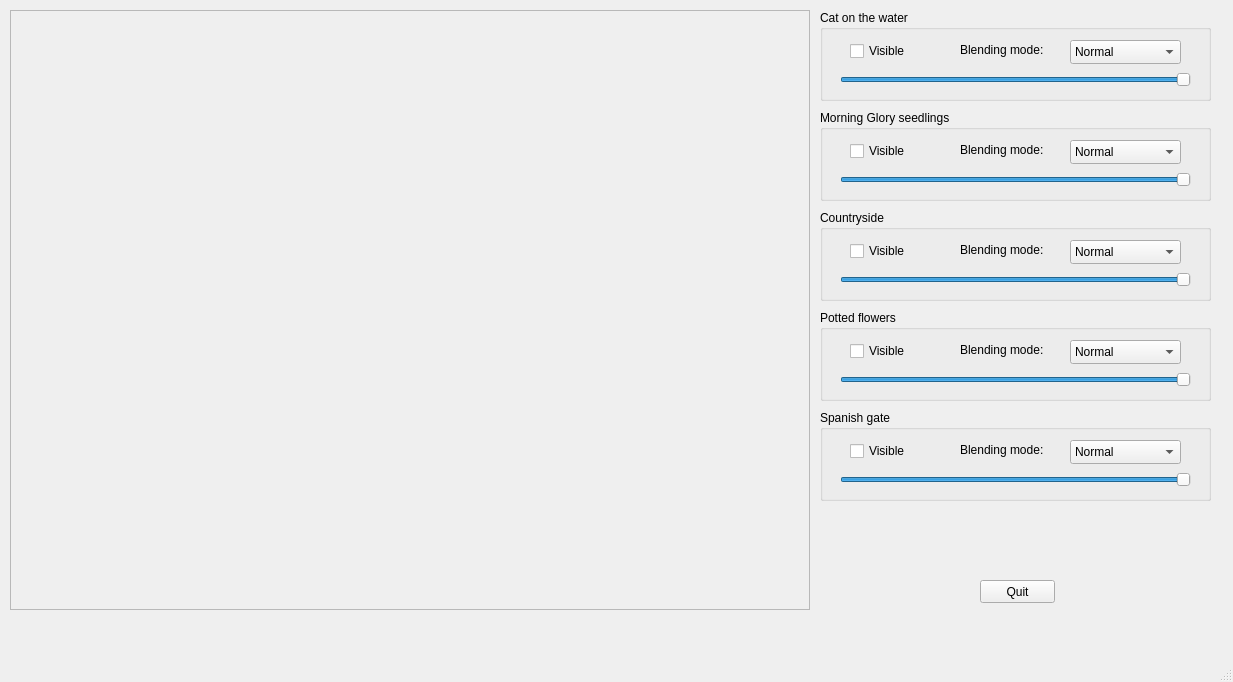
<?xml version="1.0" encoding="UTF-8"?>
<ui version="4.0">
 <class>MyWindow</class>
 <widget class="QMainWindow" name="MyWindow">
  <property name="geometry">
   <rect>
    <x>0</x>
    <y>0</y>
    <width>1233</width>
    <height>682</height>
   </rect>
  </property>
  <property name="windowTitle">
   <string>MyWindow</string>
  </property>
  <widget class="QWidget" name="centralWidget">
   <widget class="QFrame" name="drawFrame">
    <property name="geometry">
     <rect>
      <x>10</x>
      <y>10</y>
      <width>800</width>
      <height>600</height>
     </rect>
    </property>
    <property name="frameShape">
     <enum>QFrame::StyledPanel</enum>
    </property>
    <property name="frameShadow">
     <enum>QFrame::Raised</enum>
    </property>
   </widget>
   <widget class="QPushButton" name="exitButton">
    <property name="geometry">
     <rect>
      <x>980</x>
      <y>580</y>
      <width>75</width>
      <height>23</height>
     </rect>
    </property>
    <property name="text">
     <string>Quit</string>
    </property>
   </widget>
   <widget class="QGroupBox" name="groupBox_1">
    <property name="geometry">
     <rect>
      <x>820</x>
      <y>10</y>
      <width>391</width>
      <height>91</height>
     </rect>
    </property>
    <property name="title">
     <string>Cat on the water</string>
    </property>
    <widget class="QCheckBox" name="checkBoxVisible01">
     <property name="geometry">
      <rect>
       <x>30</x>
       <y>30</y>
       <width>84</width>
       <height>22</height>
      </rect>
     </property>
     <property name="text">
      <string>Visible</string>
     </property>
    </widget>
    <widget class="QSlider" name="sliderAlpha01">
     <property name="geometry">
      <rect>
       <x>20</x>
       <y>60</y>
       <width>351</width>
       <height>20</height>
      </rect>
     </property>
     <property name="maximum">
      <number>1000</number>
     </property>
     <property name="sliderPosition">
      <number>1000</number>
     </property>
     <property name="orientation">
      <enum>Qt::Horizontal</enum>
     </property>
    </widget>
    <widget class="QComboBox" name="comboBoxMode01">
     <property name="geometry">
      <rect>
       <x>250</x>
       <y>30</y>
       <width>111</width>
       <height>24</height>
      </rect>
     </property>
     <item>
      <property name="text">
       <string>Normal</string>
      </property>
     </item>
     <item>
      <property name="text">
       <string>Lighten only</string>
      </property>
     </item>
     <item>
      <property name="text">
       <string>Darken only</string>
      </property>
     </item>
     <item>
      <property name="text">
       <string>Add</string>
      </property>
     </item>
     <item>
      <property name="text">
       <string>Multiply</string>
      </property>
     </item>
     <item>
      <property name="text">
       <string>Saturation</string>
      </property>
     </item>
     <item>
      <property name="text">
       <string>Grain extract</string>
      </property>
     </item>
    </widget>
    <widget class="QLabel" name="label_1">
     <property name="geometry">
      <rect>
       <x>140</x>
       <y>30</y>
       <width>101</width>
       <height>20</height>
      </rect>
     </property>
     <property name="text">
      <string>Blending mode:</string>
     </property>
    </widget>
   </widget>
   <widget class="QGroupBox" name="groupBox_2">
    <property name="geometry">
     <rect>
      <x>820</x>
      <y>110</y>
      <width>391</width>
      <height>91</height>
     </rect>
    </property>
    <property name="title">
     <string>Morning Glory seedlings</string>
    </property>
    <widget class="QCheckBox" name="checkBoxVisible02">
     <property name="geometry">
      <rect>
       <x>30</x>
       <y>30</y>
       <width>84</width>
       <height>22</height>
      </rect>
     </property>
     <property name="text">
      <string>Visible</string>
     </property>
    </widget>
    <widget class="QSlider" name="sliderAlpha02">
     <property name="geometry">
      <rect>
       <x>20</x>
       <y>60</y>
       <width>351</width>
       <height>20</height>
      </rect>
     </property>
     <property name="maximum">
      <number>1000</number>
     </property>
     <property name="sliderPosition">
      <number>1000</number>
     </property>
     <property name="orientation">
      <enum>Qt::Horizontal</enum>
     </property>
    </widget>
    <widget class="QComboBox" name="comboBoxMode02">
     <property name="geometry">
      <rect>
       <x>250</x>
       <y>30</y>
       <width>111</width>
       <height>24</height>
      </rect>
     </property>
     <item>
      <property name="text">
       <string>Normal</string>
      </property>
     </item>
     <item>
      <property name="text">
       <string>Lighten only</string>
      </property>
     </item>
     <item>
      <property name="text">
       <string>Darken only</string>
      </property>
     </item>
     <item>
      <property name="text">
       <string>Add</string>
      </property>
     </item>
     <item>
      <property name="text">
       <string>Multiply</string>
      </property>
     </item>
     <item>
      <property name="text">
       <string>Saturation</string>
      </property>
     </item>
     <item>
      <property name="text">
       <string>Grain extract</string>
      </property>
     </item>
    </widget>
    <widget class="QLabel" name="label_2">
     <property name="geometry">
      <rect>
       <x>140</x>
       <y>30</y>
       <width>101</width>
       <height>20</height>
      </rect>
     </property>
     <property name="text">
      <string>Blending mode:</string>
     </property>
    </widget>
   </widget>
   <widget class="QGroupBox" name="groupBox_3">
    <property name="geometry">
     <rect>
      <x>820</x>
      <y>210</y>
      <width>391</width>
      <height>91</height>
     </rect>
    </property>
    <property name="title">
     <string>Countryside</string>
    </property>
    <widget class="QCheckBox" name="checkBoxVisible03">
     <property name="geometry">
      <rect>
       <x>30</x>
       <y>30</y>
       <width>84</width>
       <height>22</height>
      </rect>
     </property>
     <property name="text">
      <string>Visible</string>
     </property>
    </widget>
    <widget class="QSlider" name="sliderAlpha03">
     <property name="geometry">
      <rect>
       <x>20</x>
       <y>60</y>
       <width>351</width>
       <height>20</height>
      </rect>
     </property>
     <property name="maximum">
      <number>1000</number>
     </property>
     <property name="sliderPosition">
      <number>1000</number>
     </property>
     <property name="orientation">
      <enum>Qt::Horizontal</enum>
     </property>
    </widget>
    <widget class="QComboBox" name="comboBoxMode03">
     <property name="geometry">
      <rect>
       <x>250</x>
       <y>30</y>
       <width>111</width>
       <height>24</height>
      </rect>
     </property>
     <item>
      <property name="text">
       <string>Normal</string>
      </property>
     </item>
     <item>
      <property name="text">
       <string>Lighten only</string>
      </property>
     </item>
     <item>
      <property name="text">
       <string>Darken only</string>
      </property>
     </item>
     <item>
      <property name="text">
       <string>Add</string>
      </property>
     </item>
     <item>
      <property name="text">
       <string>Multiply</string>
      </property>
     </item>
     <item>
      <property name="text">
       <string>Saturation</string>
      </property>
     </item>
     <item>
      <property name="text">
       <string>Grain extract</string>
      </property>
     </item>
    </widget>
    <widget class="QLabel" name="label_3">
     <property name="geometry">
      <rect>
       <x>140</x>
       <y>30</y>
       <width>101</width>
       <height>20</height>
      </rect>
     </property>
     <property name="text">
      <string>Blending mode:</string>
     </property>
    </widget>
   </widget>
   <widget class="QGroupBox" name="groupBox_4">
    <property name="geometry">
     <rect>
      <x>820</x>
      <y>310</y>
      <width>391</width>
      <height>91</height>
     </rect>
    </property>
    <property name="title">
     <string>Potted flowers</string>
    </property>
    <widget class="QCheckBox" name="checkBoxVisible04">
     <property name="geometry">
      <rect>
       <x>30</x>
       <y>30</y>
       <width>84</width>
       <height>22</height>
      </rect>
     </property>
     <property name="text">
      <string>Visible</string>
     </property>
    </widget>
    <widget class="QSlider" name="sliderAlpha04">
     <property name="geometry">
      <rect>
       <x>20</x>
       <y>60</y>
       <width>351</width>
       <height>20</height>
      </rect>
     </property>
     <property name="maximum">
      <number>1000</number>
     </property>
     <property name="sliderPosition">
      <number>1000</number>
     </property>
     <property name="orientation">
      <enum>Qt::Horizontal</enum>
     </property>
    </widget>
    <widget class="QComboBox" name="comboBoxMode04">
     <property name="geometry">
      <rect>
       <x>250</x>
       <y>30</y>
       <width>111</width>
       <height>24</height>
      </rect>
     </property>
     <item>
      <property name="text">
       <string>Normal</string>
      </property>
     </item>
     <item>
      <property name="text">
       <string>Lighten only</string>
      </property>
     </item>
     <item>
      <property name="text">
       <string>Darken only</string>
      </property>
     </item>
     <item>
      <property name="text">
       <string>Add</string>
      </property>
     </item>
     <item>
      <property name="text">
       <string>Multiply</string>
      </property>
     </item>
     <item>
      <property name="text">
       <string>Saturation</string>
      </property>
     </item>
     <item>
      <property name="text">
       <string>Grain extract</string>
      </property>
     </item>
    </widget>
    <widget class="QLabel" name="label_4">
     <property name="geometry">
      <rect>
       <x>140</x>
       <y>30</y>
       <width>101</width>
       <height>20</height>
      </rect>
     </property>
     <property name="text">
      <string>Blending mode:</string>
     </property>
    </widget>
   </widget>
   <widget class="QGroupBox" name="groupBox_5">
    <property name="geometry">
     <rect>
      <x>820</x>
      <y>410</y>
      <width>391</width>
      <height>91</height>
     </rect>
    </property>
    <property name="title">
     <string>Spanish gate</string>
    </property>
    <widget class="QCheckBox" name="checkBoxVisible05">
     <property name="geometry">
      <rect>
       <x>30</x>
       <y>30</y>
       <width>84</width>
       <height>22</height>
      </rect>
     </property>
     <property name="text">
      <string>Visible</string>
     </property>
    </widget>
    <widget class="QSlider" name="sliderAlpha05">
     <property name="geometry">
      <rect>
       <x>20</x>
       <y>60</y>
       <width>351</width>
       <height>20</height>
      </rect>
     </property>
     <property name="maximum">
      <number>1000</number>
     </property>
     <property name="sliderPosition">
      <number>1000</number>
     </property>
     <property name="orientation">
      <enum>Qt::Horizontal</enum>
     </property>
    </widget>
    <widget class="QComboBox" name="comboBoxMode05">
     <property name="geometry">
      <rect>
       <x>250</x>
       <y>30</y>
       <width>111</width>
       <height>24</height>
      </rect>
     </property>
     <item>
      <property name="text">
       <string>Normal</string>
      </property>
     </item>
     <item>
      <property name="text">
       <string>Lighten only</string>
      </property>
     </item>
     <item>
      <property name="text">
       <string>Darken only</string>
      </property>
     </item>
     <item>
      <property name="text">
       <string>Add</string>
      </property>
     </item>
     <item>
      <property name="text">
       <string>Multiply</string>
      </property>
     </item>
     <item>
      <property name="text">
       <string>Saturation</string>
      </property>
     </item>
     <item>
      <property name="text">
       <string>Grain extract</string>
      </property>
     </item>
    </widget>
    <widget class="QLabel" name="label_5">
     <property name="geometry">
      <rect>
       <x>140</x>
       <y>30</y>
       <width>101</width>
       <height>20</height>
      </rect>
     </property>
     <property name="text">
      <string>Blending mode:</string>
     </property>
    </widget>
   </widget>
  </widget>
  <widget class="QMenuBar" name="menuBar">
   <property name="geometry">
    <rect>
     <x>0</x>
     <y>0</y>
     <width>1233</width>
     <height>22</height>
    </rect>
   </property>
  </widget>
  <widget class="QStatusBar" name="statusBar"/>
 </widget>
 <layoutdefault spacing="6" margin="11"/>
 <resources/>
 <connections/>
</ui>
